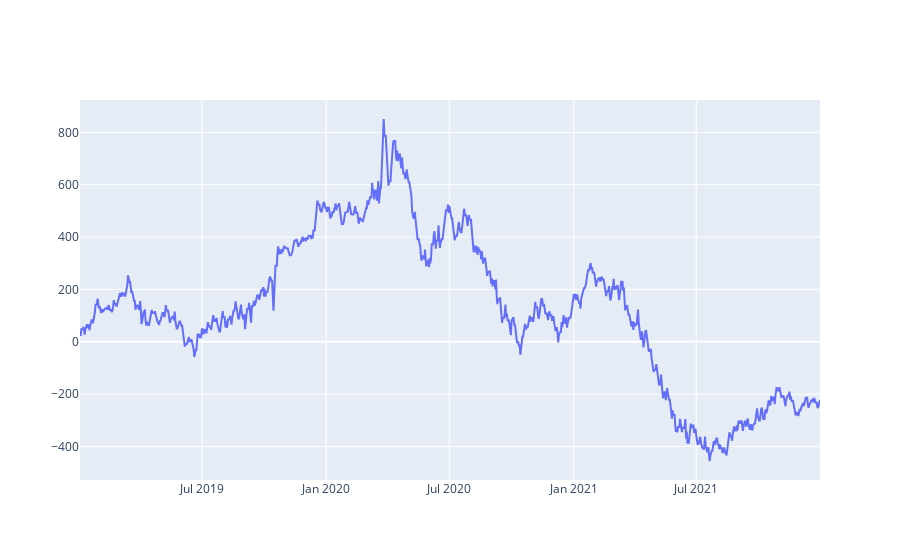

Here is the notebook cell this chart was saved with:
### Code cell
granularity = "M5"
start_date = "2019-01-02"
end_date = "2022-01-02"

pairs = ['GBP_USD']

fig = go.Figure()
for pairname in pairs:
    # print(pairname)
    df_results = run_pair(start_date, end_date, pairname, granularity)
    fig.add_trace(
        go.Scatter(
            x=df_results.date,
            y=df_results.gain,
            line=dict(width=2),
            line_shape="linear",
            name=pairname,
        )
    )
fig.show()

### Figure 1 — Plotly figure (JSON) as saved in the notebook; plotly's stock layout.template omitted (floating-point values rounded to 4 significant figures; data arrays with more than 128 entries replaced by an {"elided": "..."} marker saying what was removed)
{"data": [{"line": {"shape": "linear", "width": 2}, "name": "GBP_USD", "type": "scatter", "x": {"elided": "1095 str values"}, "y": {"elided": "1095 float values"}}], "layout": {}}
